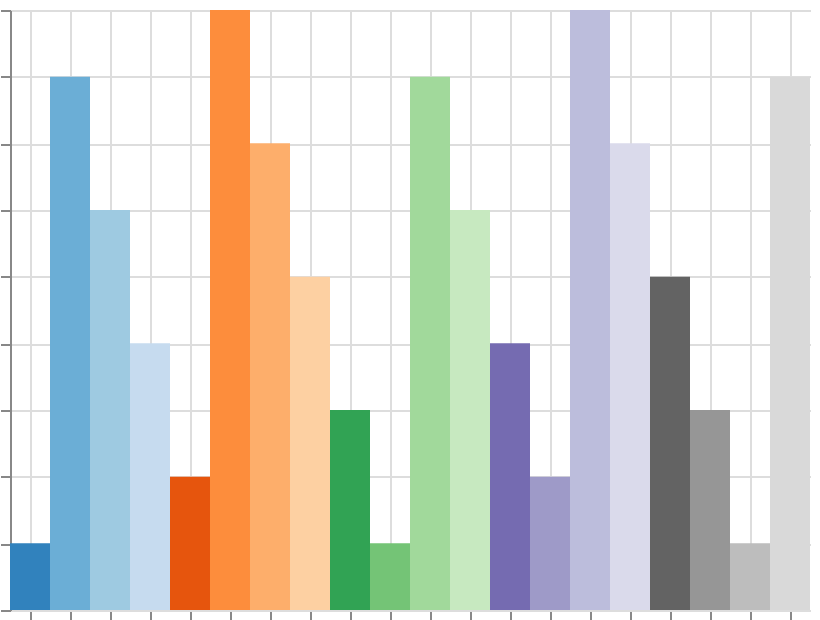

The specification (Vega-Lite) saved for this image:
### Vega specification from a JSON file in a GitHub repository (floating-point values rounded to 4 significant figures)
{"$schema": "https://vega.github.io/schema/vega/v6.json", "width": 400, "height": 300, "padding": 5, "autosize": "none", "data": [{"name": "table", "values": [{"cat": "A", "val": 1}, {"cat": "B", "val": 8}, {"cat": "C", "val": 6}, {"cat": "D", "val": 4}, {"cat": "E", "val": 2}, {"cat": "F", "val": 9}, {"cat": "G", "val": 7}, {"cat": "H", "val": 5}, {"cat": "I", "val": 3}, {"cat": "J", "val": 1}, {"cat": "K", "val": 8}, {"cat": "L", "val": 6}, {"cat": "M", "val": 4}, {"cat": "N", "val": 2}, {"cat": "O", "val": 9}, {"cat": "P", "val": 7}, {"cat": "Q", "val": 5}, {"cat": "R", "val": 3}, {"cat": "S", "val": 1}, {"cat": "T", "val": 8}]}], "scales": [{"name": "x", "type": "band", "domain": {"data": "table", "field": "cat", "sort": true}, "range": "width"}, {"name": "y", "type": "linear", "domain": {"data": "table", "field": "val"}, "range": [{"signal": "height"}, 0], "zero": true, "nice": true}, {"name": "color", "type": "ordinal", "domain": {"data": "table", "field": "cat", "sort": true}, "range": {"scheme": "category20c"}}], "marks": [{"type": "rect", "from": {"data": "table"}, "encode": {"update": {"x": {"scale": "x", "field": "cat"}, "width": {"scale": "x", "band": 1}, "y": {"scale": "y", "field": "val"}, "y2": {"scale": "y", "value": 0}, "fill": {"scale": "color", "field": "cat"}}}}], "axes": [{"scale": "x", "orient": "bottom", "grid": true, "labels": false}, {"scale": "y", "orient": "left", "grid": true, "labels": false}], "legends": [{"fill": "color"}]}
